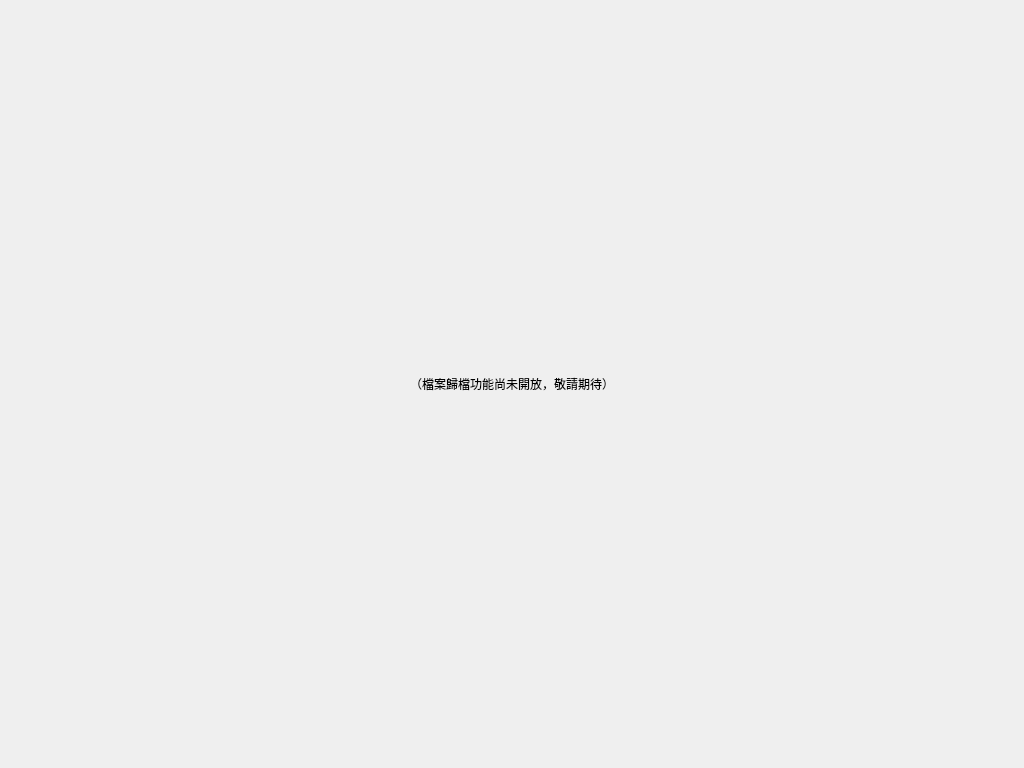
<?xml version="1.0" encoding="UTF-8"?>
<ui version="4.0">
 <class>MainWindow</class>
 <widget class="QMainWindow" name="MainWindow">
  <property name="geometry">
   <rect><x>0</x><y>0</y><width>1024</width><height>768</height></rect>
  </property>
  <property name="windowTitle"><string>公文管理系統 - 檔案歸檔</string></property>
  <widget class="QWidget" name="centralwidget">
   <layout class="QVBoxLayout" name="mainVerticalLayout">
    <property name="spacing"><number>8</number></property>
    <property name="leftMargin"><number>24</number></property>
    <property name="topMargin"><number>24</number></property>
    <property name="rightMargin"><number>24</number></property>
    <property name="bottomMargin"><number>24</number></property>
    <item>
     <widget class="QLabel" name="lbl_placeholder">
      <property name="text"><string>（檔案歸檔功能尚未開放，敬請期待）</string></property>
      <property name="alignment"><set>Qt::AlignCenter</set></property>
     </widget>
    </item>
   </layout>
  </widget>
 </widget>
</ui>
